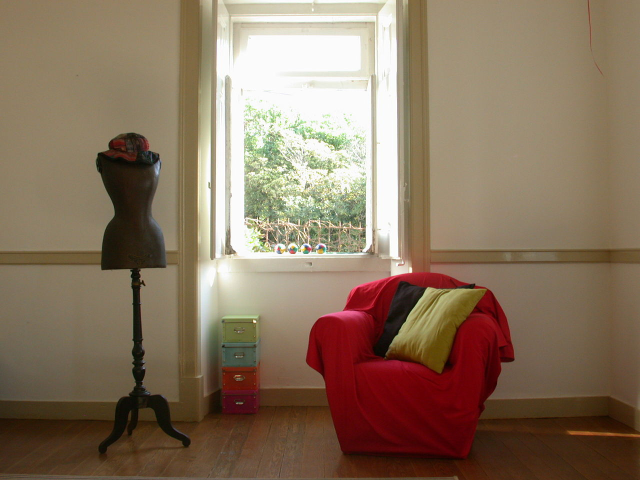
#> input picture les_3/room2.jpg, 1280 x 960 px (shown at 1/2 size)
$ python interpolation.py
#> lines starting #> are read from the running program, lines starting #| are printed output that depends on the picture
import cv2 as cv
import numpy as np

image = cv.imread('room2.jpg')
#> image is the input picture: shape (960, 1280, 3); mean B, G, R 94.5, 115.5, 136.3
image = image[image.shape[0]//2:,image.shape[1]//2:,:]
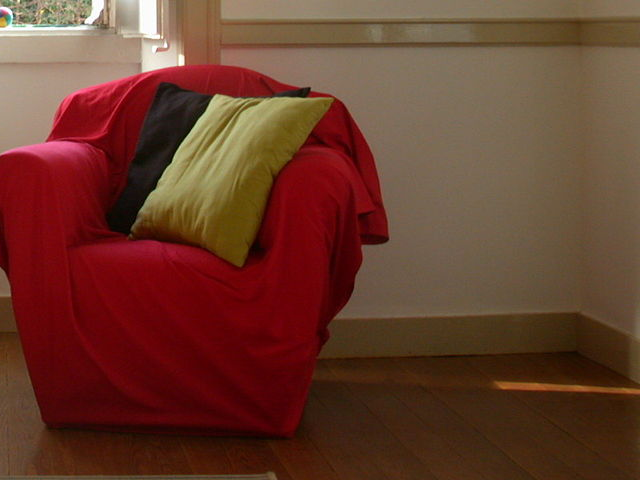
#> image: shape (480, 640, 3); mean B, G, R 44.5, 60.1, 105.1
resize_area = cv.resize(image, None,  fx=0.9, fy=0.9, interpolation=cv.INTER_AREA)
resize_nearest = cv.resize(image, None,  fx=0.9, fy=0.9, interpolation=cv.INTER_NEAREST)

p_down = cv.pyrDown(image)#Уменьшает в 2 раза
p_down = cv.pyrDown(p_down)#Еще в 2 раза
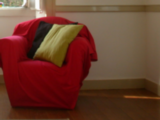
#> p_down: shape (120, 160, 3); mean B, G, R 44.8, 60.4, 105.3
p_up = cv.pyrUp(p_down)#величивает в 2 раза
p_up = cv.pyrUp(p_up)#Еще в 2 раза
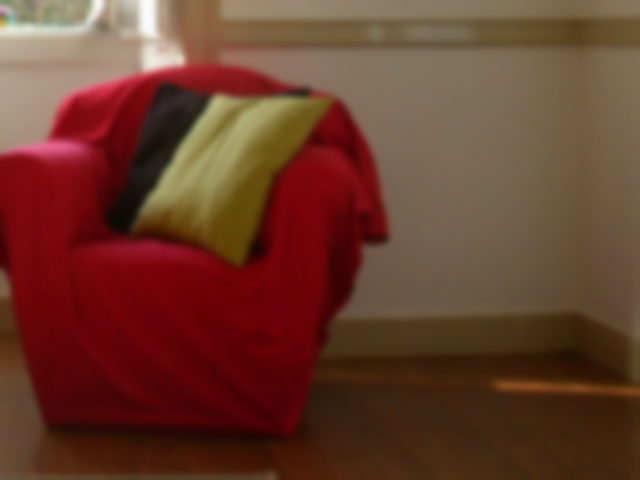
#> p_up: shape (480, 640, 3); mean B, G, R 44.6, 60.2, 105.2

cv.imshow('image', image)
cv.imshow('resize_area', resize_area)
cv.imshow('resize_nearest', resize_nearest)
cv.imshow('p_down', p_down)
cv.imshow('p_up', p_up)
cv.waitKey(2000)
cv.destroyAllWindows()

$ run again, with les_3/kremlin.jpg copied over les_3/room2.jpg
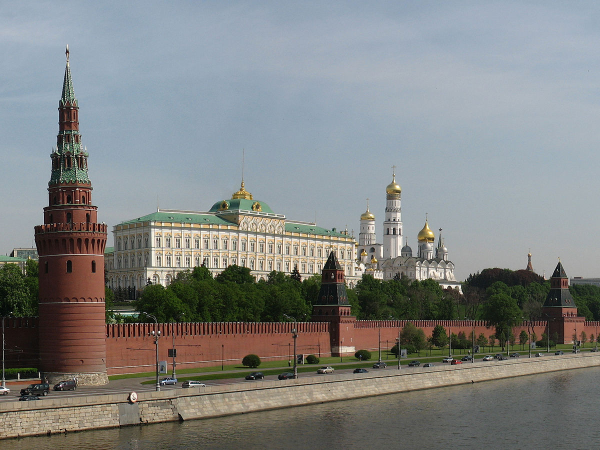
#> input picture les_3/kremlin.jpg, 1200 x 900 px (shown at 1/2 size)
#> image is the input picture: shape (900, 1200, 3); mean B, G, R 129.8, 131.2, 128.7
#> image: shape (450, 600, 3)
#> `resize_nearest = cv.resize(image, None,  fx=0.9, fy=0.9, interpolation..`:
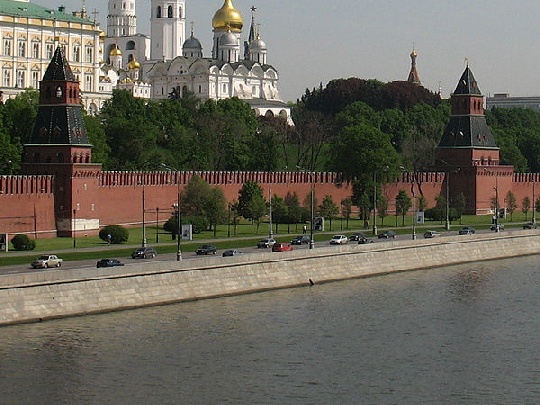
#> resize_nearest: shape (405, 540, 3); mean B, G, R 90.2, 101.1, 104.7
#> `p_up = cv.pyrUp(p_down)#величивает в 2 раза`:
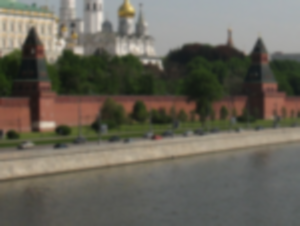
#> p_up: shape (226, 300, 3); mean B, G, R 90.2, 101, 104.6

$ run again, with les_3/noise_pep.JPG copied over les_3/room2.jpg
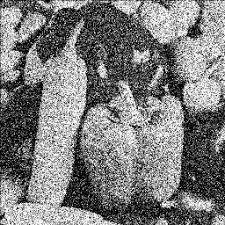
#> input picture les_3/noise_pep.JPG, 225 x 225 px
#> image is the input picture: shape (225, 225, 3); min 0, max 255, mean 125
#> image: shape (113, 113, 3)
#> `resize_nearest = cv.resize(image, None,  fx=0.9, fy=0.9, interpolation..`:
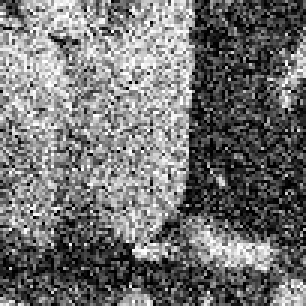
#> resize_nearest: shape (102, 102, 3) (shown 3 times larger); min 0, max 255, mean 114.1
#> `p_up = cv.pyrUp(p_down)#величивает в 2 раза`:
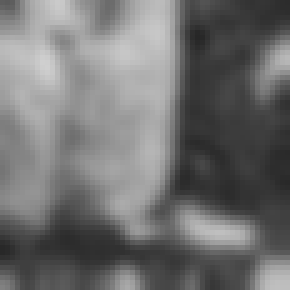
#> p_up: shape (58, 58, 3) (shown 5 times larger); min 39, max 207, mean 112.8
